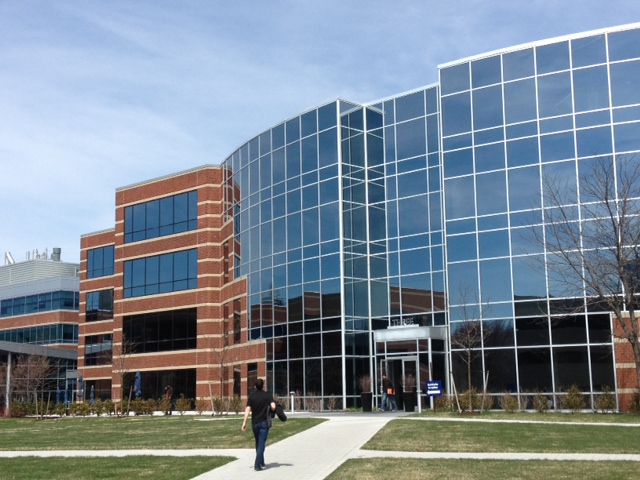
#> input picture P4_5/BuildingScene/building1.JPG, 640 x 480 px, found by its file name
$ python comparativa.py
#> lines starting #> are read from the running program, lines starting #| are printed output that depends on the picture
### P4_5/extract_and_compare.py
import cv2
import numpy as np
import time
import os

def cargar_imagenes(path1, path2):
#> called with path1 = 'BuildingScene/building1.jpg', path2 = 'BuildingScene/building2.jpg'
    img1 = cv2.imread(path1, cv2.IMREAD_GRAYSCALE)
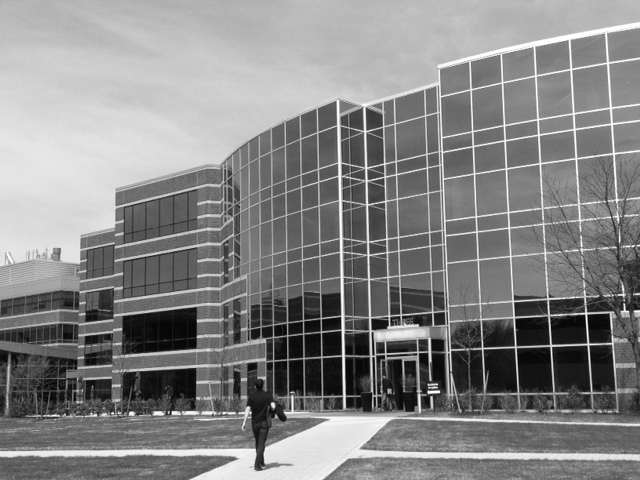
#> img1: shape (480, 640); min 0, max 255, mean 133.4
    img2 = cv2.imread(path2, cv2.IMREAD_GRAYSCALE)
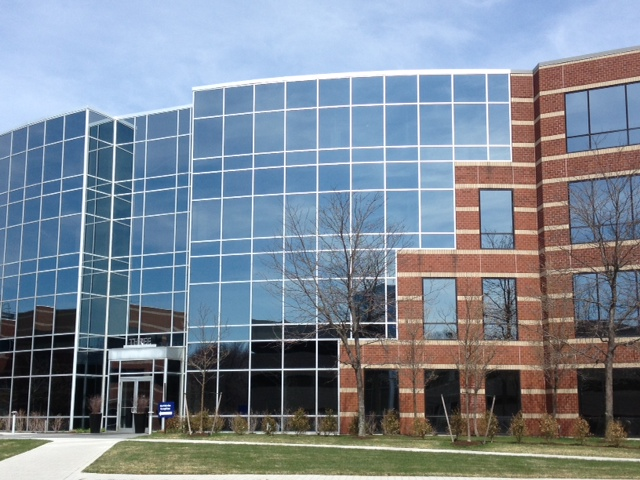
#> input picture P4_5/BuildingScene/building2.JPG, 640 x 480 px, found by its file name
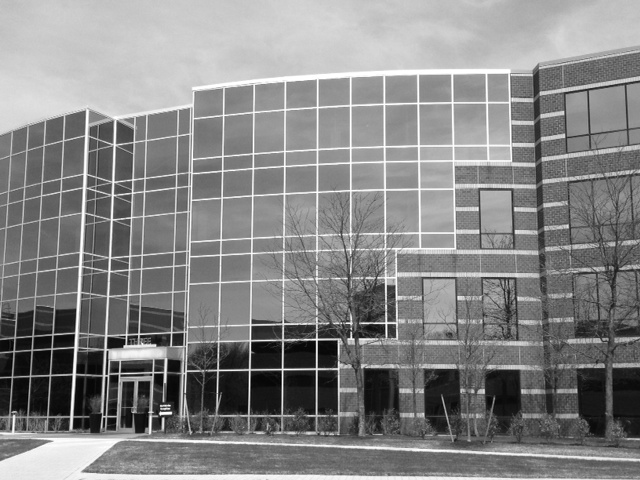
#> img2: shape (480, 640); min 0, max 255, mean 133.7
    if img1 is None or img2 is None:
        raise FileNotFoundError("No se pudieron cargar las imágenes. Verifica las rutas.")
    return img1, img2

def inicializar_detector(nombre, nfeatures=500):
    if nombre == 'ORB':
        return cv2.ORB_create(nfeatures=nfeatures)
    elif nombre == 'SIFT':
        return cv2.SIFT_create(nfeatures=nfeatures)
    elif nombre == 'AKAZE':
        return cv2.AKAZE_create()
    else:
        raise ValueError("Detector no reconocido")

def detectar_caracteristicas(imagen, nombre_detector, nfeatures=500):
    if nombre_detector == 'HARRIS':
        return detectar_harris(imagen=imagen, nfeatures=nfeatures)
    else:
        detector = inicializar_detector(nombre=nombre_detector, nfeatures=nfeatures)
        inicio = time.time()
        keypoints, descriptors = detector.detectAndCompute(imagen, None)
        tiempo = time.time() - inicio
        return keypoints, descriptors, tiempo

def detectar_harris(imagen, nfeatures):
    inicio = time.time()

    puntos = cv2.goodFeaturesToTrack(
        imagen,
        minDistance=5,
        qualityLevel=0.01,
        maxCorners=nfeatures,
        useHarrisDetector=True,
    )

    if puntos is None:
        return [], None, time.time() - inicio

    keypoints = [cv2.KeyPoint(float(p[0][0]), float(p[0][1]), 3) for p in puntos]

    # HARRIS no genera descriptores, usamos ORB para ello
    orb = inicializar_detector('ORB', nfeatures=nfeatures)
    keypoints, descriptors = orb.compute(imagen, keypoints)

    tiempo = time.time() - inicio
    return keypoints, descriptors, tiempo


def emparejar_features(desc1, desc2, metodo='brute-force', ratio=0.75, tipo='NN'):
    # Detecta si los descriptores son binarios (ORB, AKAZE) o flotantes (SIFT)
    if desc1.dtype == np.uint8:
        norm_type = cv2.NORM_HAMMING
    else:
        norm_type = cv2.NORM_L2

    if metodo == 'brute-force':
        if tipo == 'NN':
            bf = cv2.BFMatcher(norm_type, crossCheck=True)
            inicio = time.time()
            matches = bf.match(desc1, desc2)
            tiempo = time.time() - inicio
            return sorted(matches, key=lambda x: x.distance), tiempo
        elif tipo == 'NNDR':
            bf = cv2.BFMatcher(norm_type)
            inicio = time.time()
            matches = bf.knnMatch(desc1, desc2, k=2)
            tiempo = time.time() - inicio
            buenos = [m for m, n in matches if m.distance < ratio * n.distance]
            return buenos, tiempo


def mostrar_emparejamientos(img1, kp1, img2, kp2, matches, nombre="Emparejamiento", mostrar=False):
    if not os.path.exists("results"):
        os.makedirs("results")
    resultado = cv2.drawMatches(img1, kp1, img2, kp2, matches[:50], None, flags=cv2.DrawMatchesFlags_NOT_DRAW_SINGLE_POINTS)
    if mostrar:
        cv2.imshow(nombre, resultado)
        cv2.imwrite(f"results/imagenes_emparejadas/{nombre}.jpg", resultado)
        cv2.waitKey(0)
        cv2.destroyAllWindows()
    else:
        cv2.imwrite(f"results/imagenes_emparejadas/{nombre}.jpg", resultado)

def imprimir_estadisticas(tiempo_det1, tiempo_det2, tiempo_match, kp1, kp2, matches, nombre_archivo="resultados.txt", mostrar=False):
    stats = (
        f"Tiempo detección imagen 1: {tiempo_det1:.4f} s\n"
        f"Tiempo detección imagen 2: {tiempo_det2:.4f} s\n"
        f"Tiempo emparejamiento: {tiempo_match:.4f} s\n"
        f"Puntos detectados en img1: {len(kp1)}\n"
        f"Puntos detectados en img2: {len(kp2)}\n"
        f"Número de emparejamientos: {len(matches)}\n"
    )
    if mostrar:
        print(stats)
    with open(nombre_archivo, 'w', encoding='utf-8') as f:
        f.write(stats)


# [26 lines that do not run on import are left out]

### P4_5/comparativa.py
import os
import cv2
import time
import numpy as np
import matplotlib.pyplot as plt
import pandas as pd
import seaborn as sns

from extract_and_compare import (
    cargar_imagenes,
    detectar_caracteristicas,
    emparejar_features,
    mostrar_emparejamientos,
    imprimir_estadisticas
)

# Métodos y parámetros a evaluar
metodos = {
    "ORB": {"params": {"nfeatures": [300, 500, 1000, 2000, 3000, 10000]}},
    "AKAZE": {"params": {"dummy": [None]}},  # AKAZE no tiene parámetro nfeatures
    "SIFT": {"params": {"nfeatures": [300, 500, 1000, 2000, 3000, 10000]}},
    "HARRIS": {"params": {"nfeatures": [300, 500, 1000, 2000, 3000, 10000]}},
}

tipos_emparejamiento = ["NN", "NNDR"]

# Cargar imágenes
img1, img2 = cargar_imagenes('BuildingScene/building1.jpg', 'BuildingScene/building2.jpg')

# Crear carpetas si no existen
os.makedirs("results/estadisticas", exist_ok=True)
os.makedirs("results/tablas", exist_ok=True)
os.makedirs("results/graficas", exist_ok=True)

# Resultados acumulados
resultados = []

# Comparaciones
for metodo, config in metodos.items():
    for param, valores in config['params'].items():
        for valor in valores:
            for tipo in tipos_emparejamiento:
                if metodo == 'AKAZE':
                    nombre = f"{metodo}_{tipo}"
                else:
                    nombre = f"{metodo}_{valor}_{tipo}"

                # Detectar características
                kp1, desc1, tiempo1 = detectar_caracteristicas(img1, metodo, valor)
                kp2, desc2, tiempo2 = detectar_caracteristicas(img2, metodo, valor)

                if desc1 is None or desc2 is None:
                    print(f"{nombre}: Descriptores no encontrados.")
                    continue

                # Emparejar
                try:
                    matches, tiempo_match = emparejar_features(desc1, desc2, metodo='brute-force', tipo=tipo)
                except Exception as e:
                    print(f"Error emparejando {nombre}: {e}")
                    continue

                # Mostrar y guardar emparejamientos
                mostrar_emparejamientos(img1, kp1, img2, kp2, matches, f"{nombre}")

                # Guardar estadísticas
                imprimir_estadisticas(
                    tiempo1, tiempo2, tiempo_match, kp1, kp2, matches,
                    f"results/estadisticas/estadisticas_{nombre}.txt"
                )

                # Guardar en resultados
                resultados.append({
                    "Metodo": metodo,
                    "Parametro": valor if metodo != 'AKAZE' else '-',
                    "Tipo": tipo,
                    "Tiempo1": tiempo1,
                    "Tiempo2": tiempo2,
                    "Tiempo_Match": tiempo_match,
                    "Keypoints1": len(kp1),
                    "Keypoints2": len(kp2),
                    "Matches": len(matches)
                })
#> this loop made 4 passes
#> pass 1, in mostrar_emparejamientos, `resultado = cv2.drawMatches(img1, kp1, img2, kp2, matches[:50], None, ..`:
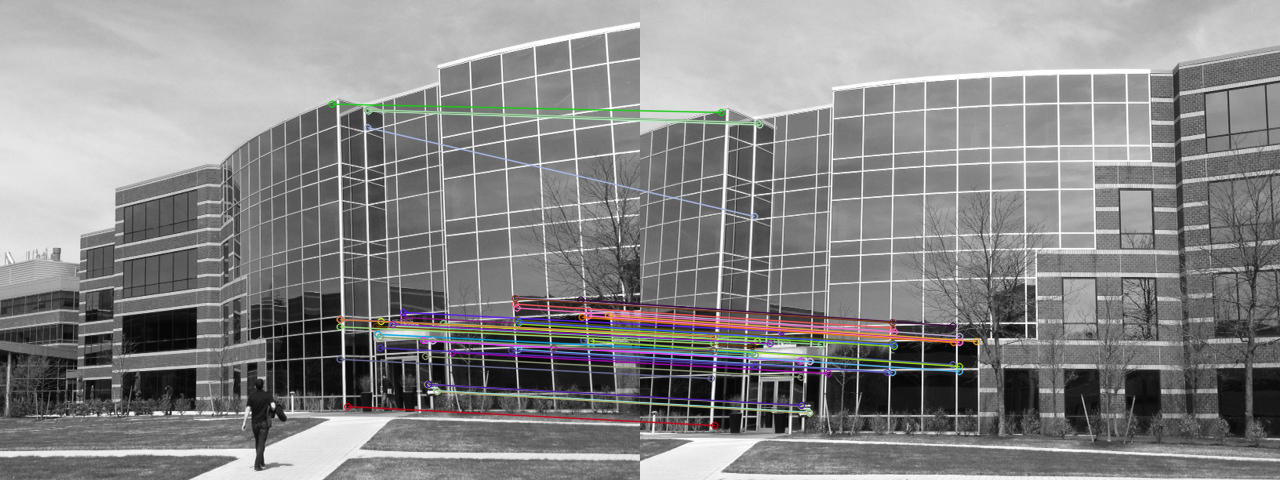
#> resultado: shape (480, 1280, 3); mean of channels 0, 1, 2 135.2, 134.9, 135.5; drawn as B, G, R
#> pass 1, in mostrar_emparejamientos (call 2), `resultado = cv2.drawMatches(img1, kp1, img2, kp2, matches[:50], None, ..`:
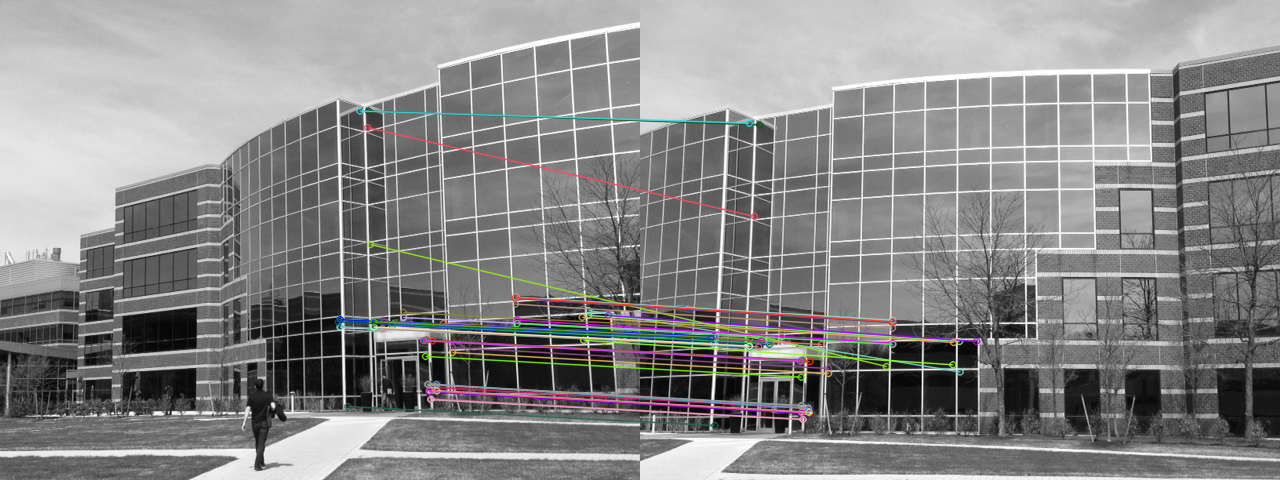
#> resultado: shape (480, 1280, 3); mean of channels 0, 1, 2 135.1, 135.2, 135.6; drawn as B, G, R
#> pass 1, in mostrar_emparejamientos (call 3), `resultado = cv2.drawMatches(img1, kp1, img2, kp2, matches[:50], None, ..`:
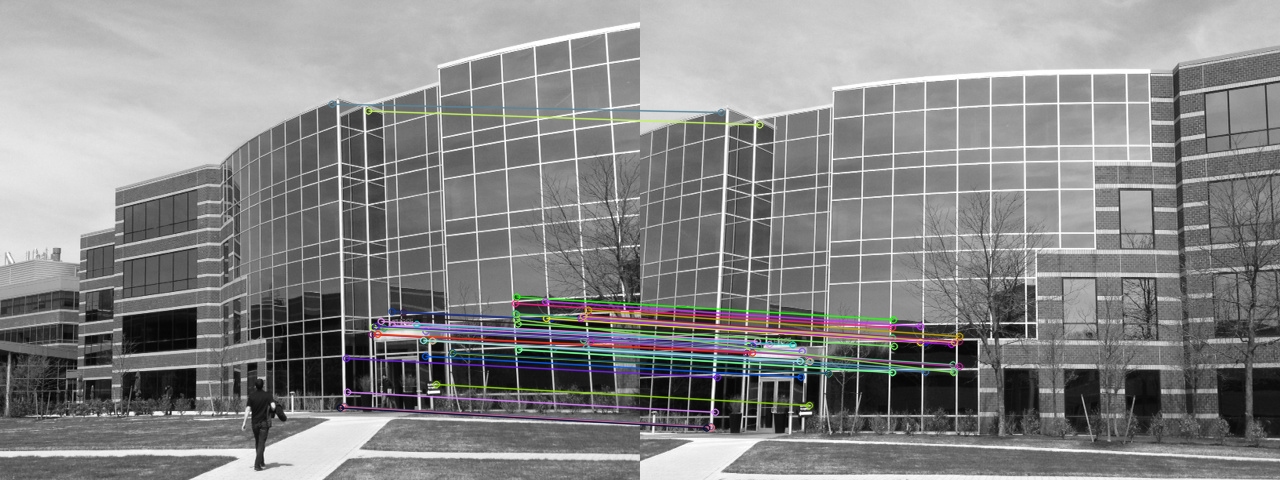
#> resultado: shape (480, 1280, 3); mean of channels 0, 1, 2 135.1, 135, 135; drawn as B, G, R
#> pass 1, in mostrar_emparejamientos (call 4), `resultado = cv2.drawMatches(img1, kp1, img2, kp2, matches[:50], None, ..`:
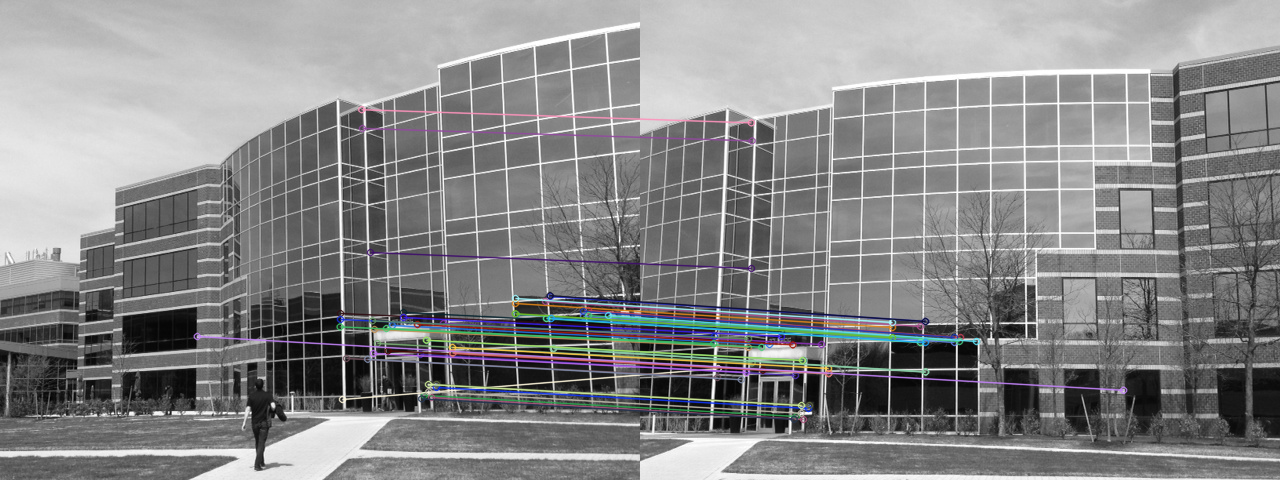
#> resultado: shape (480, 1280, 3); mean of channels 0, 1, 2 135.9, 135.3, 135.1; drawn as B, G, R
#> after the loop, resultados = 38 items

# Convertir a DataFrame
df = pd.DataFrame(resultados)
#> df = table of 38 rows and 9 columns
df.to_csv("results/tablas/resumen_resultados.csv", index=False)
print("Resumen guardado en results/tablas/resumen_resultados.csv")

# Grafica de resultados
colores_tipo = {
    "AKAZE_NN": "#1f77b4",      # Azul
    "AKAZE_NNDR": "#5fa2dd",    # Azul claro

    "ORB_NN": "#2ca02c",        # Verde
    "ORB_NNDR": "#81c784",      # Verde claro

    "SIFT_NN": "#d62728",       # Rojo
    "SIFT_NNDR": "#f1948a",     # Rojo claro

    "HARRIS_NN": "#ff7f0e",     # Naranja
    "HARRIS_NNDR": "#ffb84d",   # Naranja claro
}

sns.set_theme(style="whitegrid")
plt.figure(figsize=(14, 8))

for metodo in df['Metodo'].unique():
    for tipo in tipos_emparejamiento:
        subset = df[(df['Metodo'] == metodo) & (df['Tipo'] == tipo)]
        if subset.empty:
            continue

        etiquetas_x = [
            f"{metodo}_{row['Parametro']}_{tipo}" for _, row in subset.iterrows()
        ]

        clave_color = f"{metodo}_{tipo}"
        color = colores_tipo.get(clave_color, 'gray')

        plt.plot(
            etiquetas_x,
            subset['Matches'],
            marker='o',
            linestyle='-',
            label=f"{metodo} - {tipo}",
            color=color
        )
#> this loop made 4 passes
#> metodo on passes 1 to 4: 'ORB', 'AKAZE', 'SIFT', 'HARRIS'

plt.title("Comparativa del número de matches por método y tipo de emparejamiento", fontsize=14)
plt.xlabel("Configuración (Método_Parámetro_Tipo)", fontsize=12)
plt.ylabel("Número de Matches", fontsize=12)
plt.xticks(rotation=45, ha='right')
plt.legend(title="Método + Tipo de emparejamiento", loc='best')
plt.grid(True)
plt.tight_layout()
plt.savefig("results/graficas/matches_por_metodo_tipo.png")
plt.show()
